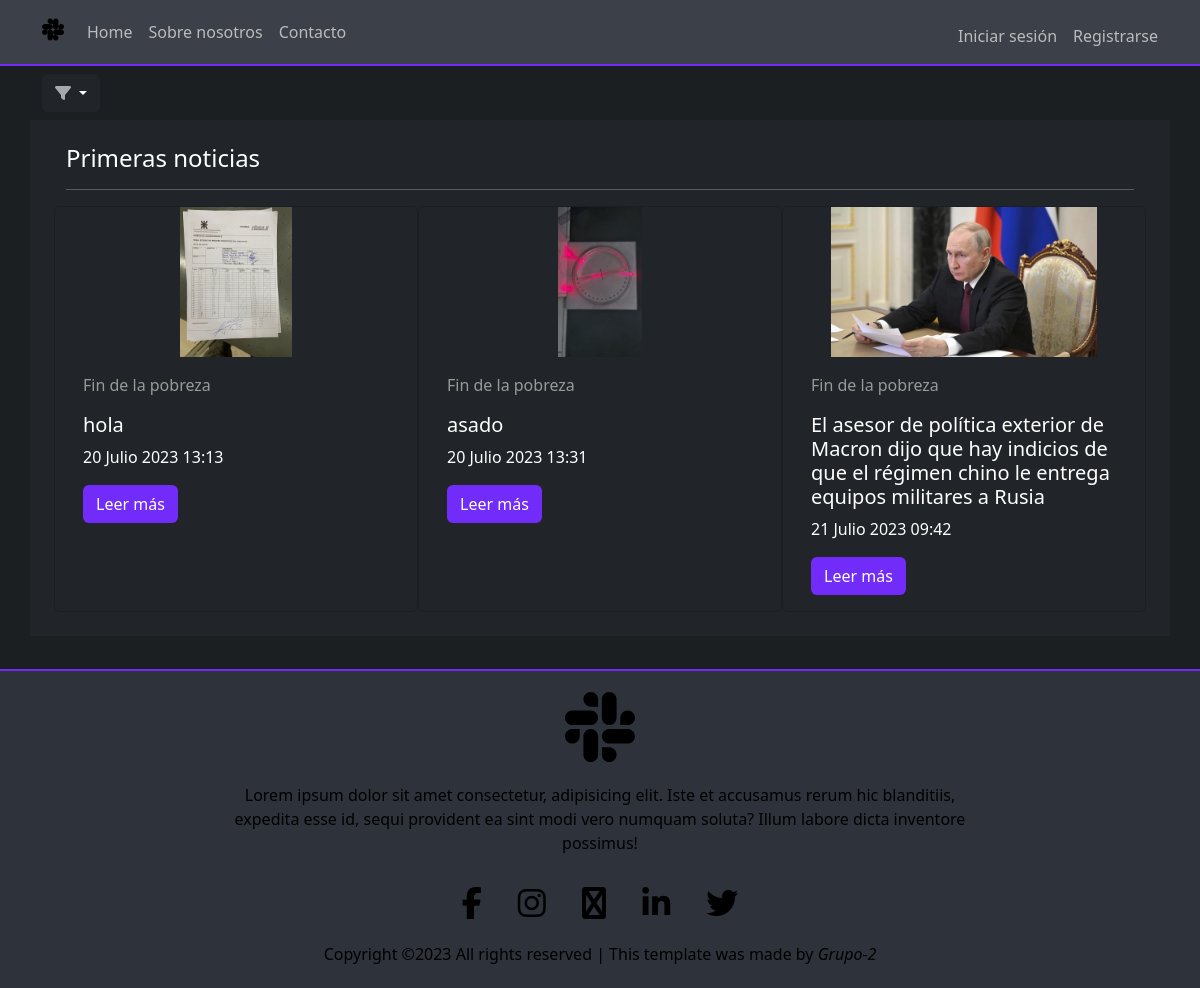
The page /ord-fecha-desc/ on the database as committed earlier.
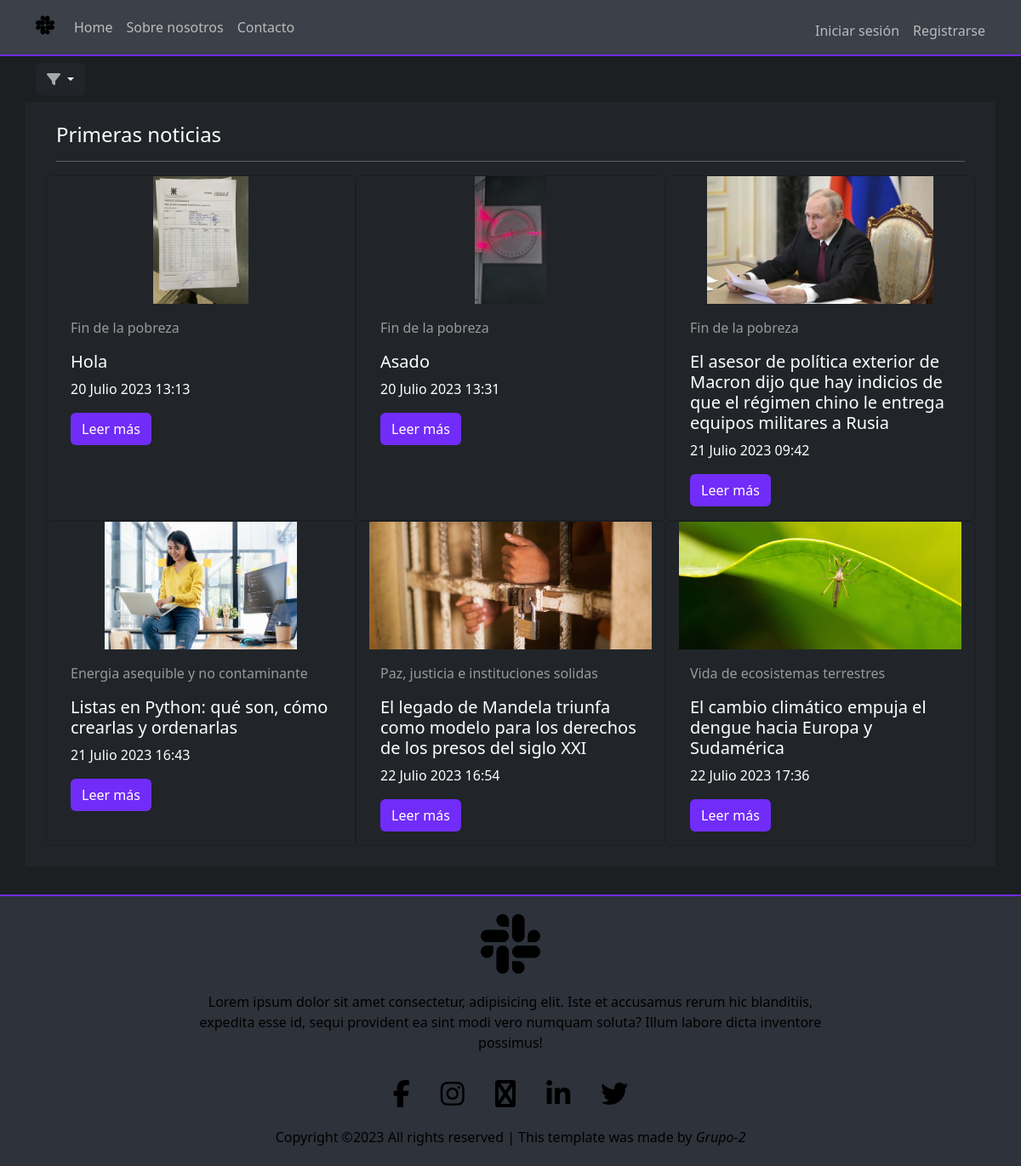
The same page on the database as committed later.
### apps/noticias/models.py (models this page shows, shortened)
class Noticia(models.Model):
	creado = models.DateTimeField(
		'creado',
		auto_now_add=True
	)
	modificado = models.DateTimeField(
		'modificado',
		auto_now=True
	)
	titulo = models.CharField(max_length = 250)
	descripcion = models.CharField(max_length= 400)
	contenido = models.TextField()
	autor = models.ForeignKey(User, on_delete = models.CASCADE)
	imagen = models.ImageField(upload_to = 'noticias')
	categoria = models.ForeignKey(Categoria, on_delete = models.CASCADE)

class Categoria(models.Model):
	nombre = models.CharField(max_length=80)
	imagen_cat = models.ImageField(upload_to = 'categorias', default='https://www.un.org/sustainabledevelopment/wp-content/uploads/sites/3/2017/12/04-11-2017-IFAD-35822.jpg')
	def __str__(self):
		return self.nombre

### ProyectoFinal/views.py (the view)
# urls.py: path('ord-fecha-desc/', views.OrdFechaDesc, name="ord-fecha-desc"),
def OrdFechaDesc(request):
	ctx = {}
	lista_noticias = Noticia.objects.order_by('creado')
	ctx['object_list'] = lista_noticias[0:6]
	return render(request, 'ord-fecha-desc.html', ctx)

### templates/ord-fecha-desc.html (shortened to what this page needs)
{% extends 'base.html' %}
{% load static %}
{% block contenido %}
<div class="section container ">
	<div class="dropdown my-2">
		<button class="btn btn-dark dropdown-toggle" type="button" data-bs-toggle="dropdown" aria-expanded="false">
			<i class="fa fa-solid fa-filter"></i>
		</button>
	</div>
	<div class="row text-bg-dark p-4">
		<div class="col-12">
			<h4>Primeras noticias</h4>
			<hr>
		</div>
			{% for n in object_list %}
			<div class="card text-bg-dark col-sm-12 col-md-6 col-lg-4">
				<img src="{{n.imagen.url}}" class="card-img-top" alt="..." style="height: 150px; object-fit: contain;">
				<div class="card-body">
					<p style="color: #999;">{{n.categoria}}</p>
					<h5 class="card-title">{{n.titulo}}</h5>
					<p>{{n.creado}}</p>
					<a href="{% url 'noticias:detalle_noticia' n.pk %}" class="btn btn-go">Leer más</a>
				</div>
			</div>
			{% endfor %}
	</div>
</div>
<hr>
{% endblock contenido %}

### templates/base.html (shortened to what this page needs)
{% load static %}
<!doctype html>
<html lang="en">
  <head>
    <link href="https://cdn.jsdelivr.net/npm/bootstrap@5.3.0/dist/css/bootstrap.min.css" rel="stylesheet">
    <link rel="stylesheet" href="{% static 'css/base.css' %}">
  </head>
  <body>
    <div class="header">
      <div class="container">
        <nav class="navbar navbar-expand-lg">
          <a class="navbar-brand" href="{% url 'inicio' %}"><i class="fa fa-brands fa-slack fs-4 fw-bold"></i></a>
          <div class="collapse navbar-collapse" id="navbarSupportedContent">
            <ul class="navbar-nav me-auto mb-2 mb-lg-0">
              <li class="nav-item">
                <a class="nav-link fs-6" aria-current="page" href="{% url 'inicio' %}" style="color: #bbb;">Home</a>
              </li>
              <li class="nav-item">
                <a class="nav-link fs-6" href="{% url 'sobre-nosotros' %}" style="color: #bbb;">Sobre nosotros</a>
              </li>
              <li class="nav-item">
                <a class="nav-link fs-6" href="{% url 'contacto' %}" style="color: #bbb;">Contacto</a>
              </li>
            </ul>
            <div class="d-flex gap-3 mt-3 mb-2">
              {% if user.is_authenticated %}
              <a href="{% url 'logout' %}" class="fs-6 text-decoration-none log" style="color: #bbb;">Salir</a>
              {% else %}
              <a href="{% url 'login' %}" class="fs-6 text-decoration-none log" style="color: #bbb;">Iniciar sesión</a>
              <a href="{% url 'usuarios:registro' %}" class="fs-6 text-decoration-none log" style="color: #bbb;">Registrarse</a>
              {% endif %}
            </div>
          </div>
        </nav>
      </div>
    </div>
    {% block contenido %}
    {% endblock contenido %}
    <div class="footer mt-3">
      <div class="container text-center ">
        <div class="row">
          <div class="col-12 mb-3 mt-3">
            <img src="{% static 'img/slack.svg' %}" alt="" width="70px">
          </div>
          <div class="col-8 offset-sm-2 mb-3 fs-6">
            <p>Lorem ipsum dolor sit amet consectetur, adipisicing elit. Iste et accusamus rerum hic blanditiis, expedita esse id, sequi provident ea sint modi vero numquam soluta? Illum labore dicta inventore possimus!</p>
          </div>
          <div class="col-12 mb-4">
            <a href="#" class="mx-3"><i class="fa fa-brands fa-facebook icon"></i></a>
            <a href="#" class="mx-3"><i class="fa fa-brands fa-instagram icon"></i></a>
            <a href="#" class="mx-3"><i class="fa fa-brands fa-envelope icon"></i></a>
            <a href="#" class="mx-3"><i class="fa fa-brands fa-linkedin icon"></i></a>
            <a href="#" class="mx-3"><i class="fa fa-brands fa-twitter icon"></i></a>
          </div>
          <div class="copyright col-12 mb-3">
            <h6>Copyright ©2023 All rights reserved | This template was made by <em>Grupo-2</em></h6>
          </div>
        </div>
      </div>
    </div>
  </body>
</html>

### static/css/base.css (style rules this page uses)
body { background-color: #1b1f22; }
.header { background-color: #3b4049; border-bottom: #712cf9 2px solid; }
.icon { font-size: 2rem; color: #000; }
.footer { border-top: #712cf9 2px solid; background-color: #2e323a; color: black; }
.fa-filter, .fa-caret-down { color:#ffffff9a }
.log { color: #0000008c; }
.btn-go { background-color: #712cf9; color: #fff; }

Rows that differ between the two databases and show on the page:
changed Noticia: titulo "hola" → "Hola"
changed Noticia: titulo "asado" → "Asado"
added Noticia: imagen (picture), categoria "Energia asequible y no contaminante", titulo "Listas en Python: qué son, cómo crearlas y ordenarlas", creado "21 Julio 2023 16:43"
added Noticia: imagen (picture), categoria "Paz, justicia e instituciones solidas", titulo "El legado de Mandela triunfa como modelo para los derechos de los presos del siglo XXI", creado "22 Julio 2023 16:54"
added Noticia: imagen (picture), categoria "Vida de ecosistemas terrestres", titulo "El cambio climático empuja el dengue hacia Europa y Sudamérica", creado "22 Julio 2023 17:36"
